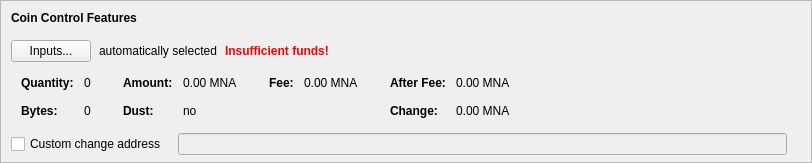
    <widget class="QFrame" name="frameCoinControl">
     <property name="sizePolicy">
      <sizepolicy hsizetype="Expanding" vsizetype="Expanding">
       <horstretch>0</horstretch>
       <verstretch>0</verstretch>
      </sizepolicy>
     </property>
     <property name="maximumSize">
      <size>
       <width>16777215</width>
       <height>16777215</height>
      </size>
     </property>
     <property name="frameShape">
      <enum>QFrame::StyledPanel</enum>
     </property>
     <property name="frameShadow">
      <enum>QFrame::Sunken</enum>
     </property>
     <layout class="QVBoxLayout" name="verticalLayoutCoinControl2">
      <property name="spacing">
       <number>0</number>
      </property>
      <property name="leftMargin">
       <number>0</number>
      </property>
      <property name="topMargin">
       <number>0</number>
      </property>
      <property name="rightMargin">
       <number>0</number>
      </property>
      <property name="bottomMargin">
       <number>6</number>
      </property>
      <item>
       <layout class="QVBoxLayout" name="verticalLayoutCoinControl" stretch="0,0,0,0,1">
        <property name="spacing">
         <number>0</number>
        </property>
        <property name="leftMargin">
         <number>10</number>
        </property>
        <property name="topMargin">
         <number>10</number>
        </property>
        <item>
         <layout class="QHBoxLayout" name="horizontalLayoutCoinControl1">
          <property name="bottomMargin">
           <number>15</number>
          </property>
          <item>
           <widget class="QLabel" name="labelCoinControlFeatures">
            <property name="sizePolicy">
             <sizepolicy hsizetype="Preferred" vsizetype="Maximum">
              <horstretch>0</horstretch>
              <verstretch>0</verstretch>
             </sizepolicy>
            </property>
            <property name="font">
             <font>
              <weight>75</weight>
              <bold>true</bold>
             </font>
            </property>
            <property name="styleSheet">
             <string notr="true">font-weight:bold;</string>
            </property>
            <property name="text">
             <string>Coin Control Features</string>
            </property>
           </widget>
          </item>
         </layout>
        </item>
        <item>
         <layout class="QHBoxLayout" name="horizontalLayoutCoinControl2" stretch="0,0,0,0">
          <property name="spacing">
           <number>8</number>
          </property>
          <property name="bottomMargin">
           <number>10</number>
          </property>
          <item>
           <widget class="QPushButton" name="pushButtonCoinControl">
            <property name="styleSheet">
             <string notr="true"/>
            </property>
            <property name="text">
             <string>Inputs...</string>
            </property>
            <property name="autoDefault">
             <bool>false</bool>
            </property>
           </widget>
          </item>
          <item>
           <widget class="QLabel" name="labelCoinControlAutomaticallySelected">
            <property name="text">
             <string>automatically selected</string>
            </property>
            <property name="margin">
             <number>5</number>
            </property>
           </widget>
          </item>
          <item>
           <widget class="QLabel" name="labelCoinControlInsuffFunds">
            <property name="font">
             <font>
              <weight>75</weight>
              <bold>true</bold>
             </font>
            </property>
            <property name="styleSheet">
             <string notr="true">color:red;font-weight:bold;</string>
            </property>
            <property name="text">
             <string>Insufficient funds!</string>
            </property>
            <property name="margin">
             <number>5</number>
            </property>
           </widget>
          </item>
          <item>
           <spacer name="horizontalSpacerCoinControl">
            <property name="orientation">
             <enum>Qt::Horizontal</enum>
            </property>
            <property name="sizeHint" stdset="0">
             <size>
              <width>40</width>
              <height>1</height>
             </size>
            </property>
           </spacer>
          </item>
         </layout>
        </item>
        <item>
         <widget class="QWidget" name="widgetCoinControl" native="true">
          <property name="sizePolicy">
           <sizepolicy hsizetype="Preferred" vsizetype="Preferred">
            <horstretch>0</horstretch>
            <verstretch>0</verstretch>
           </sizepolicy>
          </property>
          <property name="minimumSize">
           <size>
            <width>0</width>
            <height>0</height>
           </size>
          </property>
          <property name="styleSheet">
           <string notr="true"/>
          </property>
          <layout class="QHBoxLayout" name="horizontalLayoutCoinControl5">
           <property name="leftMargin">
            <number>0</number>
           </property>
           <property name="topMargin">
            <number>0</number>
           </property>
           <property name="rightMargin">
            <number>0</number>
           </property>
           <property name="bottomMargin">
            <number>0</number>
           </property>
           <item>
            <layout class="QHBoxLayout" name="horizontalLayoutCoinControl3" stretch="0,0,0,1">
             <property name="spacing">
              <number>20</number>
             </property>
             <property name="topMargin">
              <number>0</number>
             </property>
             <property name="bottomMargin">
              <number>10</number>
             </property>
             <item>
              <layout class="QFormLayout" name="formLayoutCoinControl1">
               <property name="horizontalSpacing">
                <number>10</number>
               </property>
               <property name="verticalSpacing">
                <number>14</number>
               </property>
               <property name="leftMargin">
                <number>10</number>
               </property>
               <property name="topMargin">
                <number>4</number>
               </property>
               <property name="rightMargin">
                <number>6</number>
               </property>
               <item row="0" column="0">
                <widget class="QLabel" name="labelCoinControlQuantityText">
                 <property name="font">
                  <font>
                   <weight>75</weight>
                   <bold>true</bold>
                  </font>
                 </property>
                 <property name="text">
                  <string>Quantity:</string>
                 </property>
                 <property name="margin">
                  <number>0</number>
                 </property>
                </widget>
               </item>
               <item row="0" column="1">
                <widget class="QLabel" name="labelCoinControlQuantity">
                 <property name="cursor">
                  <cursorShape>IBeamCursor</cursorShape>
                 </property>
                 <property name="contextMenuPolicy">
                  <enum>Qt::ActionsContextMenu</enum>
                 </property>
                 <property name="text">
                  <string notr="true">0</string>
                 </property>
                 <property name="margin">
                  <number>0</number>
                 </property>
                 <property name="textInteractionFlags">
                  <set>Qt::LinksAccessibleByMouse|Qt::TextSelectableByKeyboard|Qt::TextSelectableByMouse</set>
                 </property>
                </widget>
               </item>
               <item row="1" column="0">
                <widget class="QLabel" name="labelCoinControlBytesText">
                 <property name="font">
                  <font>
                   <weight>75</weight>
                   <bold>true</bold>
                  </font>
                 </property>
                 <property name="text">
                  <string>Bytes:</string>
                 </property>
                </widget>
               </item>
               <item row="1" column="1">
                <widget class="QLabel" name="labelCoinControlBytes">
                 <property name="cursor">
                  <cursorShape>IBeamCursor</cursorShape>
                 </property>
                 <property name="contextMenuPolicy">
                  <enum>Qt::ActionsContextMenu</enum>
                 </property>
                 <property name="text">
                  <string notr="true">0</string>
                 </property>
                 <property name="textInteractionFlags">
                  <set>Qt::LinksAccessibleByMouse|Qt::TextSelectableByKeyboard|Qt::TextSelectableByMouse</set>
                 </property>
                </widget>
               </item>
              </layout>
             </item>
             <item>
              <layout class="QFormLayout" name="formLayoutCoinControl2">
               <property name="horizontalSpacing">
                <number>10</number>
               </property>
               <property name="verticalSpacing">
                <number>14</number>
               </property>
               <property name="leftMargin">
                <number>6</number>
               </property>
               <property name="topMargin">
                <number>4</number>
               </property>
               <property name="rightMargin">
                <number>6</number>
               </property>
               <item row="0" column="0">
                <widget class="QLabel" name="labelCoinControlAmountText">
                 <property name="font">
                  <font>
                   <weight>75</weight>
                   <bold>true</bold>
                  </font>
                 </property>
                 <property name="text">
                  <string>Amount:</string>
                 </property>
                 <property name="margin">
                  <number>0</number>
                 </property>
                </widget>
               </item>
               <item row="0" column="1">
                <widget class="QLabel" name="labelCoinControlAmount">
                 <property name="cursor">
                  <cursorShape>IBeamCursor</cursorShape>
                 </property>
                 <property name="contextMenuPolicy">
                  <enum>Qt::ActionsContextMenu</enum>
                 </property>
                 <property name="text">
                  <string notr="true">0.00 MNA</string>
                 </property>
                 <property name="textInteractionFlags">
                  <set>Qt::LinksAccessibleByMouse|Qt::TextSelectableByKeyboard|Qt::TextSelectableByMouse</set>
                 </property>
                </widget>
               </item>
               <item row="1" column="0">
                <widget class="QLabel" name="labelCoinControlLowOutputText">
                 <property name="font">
                  <font>
                   <weight>75</weight>
                   <bold>true</bold>
                  </font>
                 </property>
                 <property name="text">
                  <string>Dust:</string>
                 </property>
                </widget>
               </item>
               <item row="1" column="1">
                <widget class="QLabel" name="labelCoinControlLowOutput">
                 <property name="cursor">
                  <cursorShape>IBeamCursor</cursorShape>
                 </property>
                 <property name="contextMenuPolicy">
                  <enum>Qt::ActionsContextMenu</enum>
                 </property>
                 <property name="text">
                  <string notr="true">no</string>
                 </property>
                 <property name="textInteractionFlags">
                  <set>Qt::LinksAccessibleByMouse|Qt::TextSelectableByKeyboard|Qt::TextSelectableByMouse</set>
                 </property>
                </widget>
               </item>
              </layout>
             </item>
             <item>
              <layout class="QFormLayout" name="formLayoutCoinControl3">
               <property name="horizontalSpacing">
                <number>10</number>
               </property>
               <property name="verticalSpacing">
                <number>14</number>
               </property>
               <property name="leftMargin">
                <number>6</number>
               </property>
               <property name="topMargin">
                <number>4</number>
               </property>
               <property name="rightMargin">
                <number>6</number>
               </property>
               <item row="0" column="0">
                <widget class="QLabel" name="labelCoinControlFeeText">
                 <property name="font">
                  <font>
                   <weight>75</weight>
                   <bold>true</bold>
                  </font>
                 </property>
                 <property name="text">
                  <string>Fee:</string>
                 </property>
                 <property name="margin">
                  <number>0</number>
                 </property>
                </widget>
               </item>
               <item row="0" column="1">
                <widget class="QLabel" name="labelCoinControlFee">
                 <property name="cursor">
                  <cursorShape>IBeamCursor</cursorShape>
                 </property>
                 <property name="contextMenuPolicy">
                  <enum>Qt::ActionsContextMenu</enum>
                 </property>
                 <property name="text">
                  <string notr="true">0.00 MNA</string>
                 </property>
                 <property name="textInteractionFlags">
                  <set>Qt::LinksAccessibleByMouse|Qt::TextSelectableByKeyboard|Qt::TextSelectableByMouse</set>
                 </property>
                </widget>
               </item>
             </layout>
             </item>
             <item>
              <layout class="QFormLayout" name="formLayoutCoinControl4">
               <property name="horizontalSpacing">
                <number>10</number>
               </property>
               <property name="verticalSpacing">
                <number>14</number>
               </property>
               <property name="leftMargin">
                <number>6</number>
               </property>
               <property name="topMargin">
                <number>4</number>
               </property>
               <property name="rightMargin">
                <number>6</number>
               </property>
               <item row="0" column="0">
                <widget class="QLabel" name="labelCoinControlAfterFeeText">
                 <property name="font">
                  <font>
                   <weight>75</weight>
                   <bold>true</bold>
                  </font>
                 </property>
                 <property name="text">
                  <string>After Fee:</string>
                 </property>
                 <property name="margin">
                  <number>0</number>
                 </property>
                </widget>
               </item>
               <item row="0" column="1">
                <widget class="QLabel" name="labelCoinControlAfterFee">
                 <property name="cursor">
                  <cursorShape>IBeamCursor</cursorShape>
                 </property>
                 <property name="contextMenuPolicy">
                  <enum>Qt::ActionsContextMenu</enum>
                 </property>
                 <property name="text">
                  <string notr="true">0.00 MNA</string>
                 </property>
                 <property name="textInteractionFlags">
                  <set>Qt::LinksAccessibleByMouse|Qt::TextSelectableByKeyboard|Qt::TextSelectableByMouse</set>
                 </property>
                </widget>
               </item>
               <item row="1" column="0">
                <widget class="QLabel" name="labelCoinControlChangeText">
                 <property name="font">
                  <font>
                   <weight>75</weight>
                   <bold>true</bold>
                  </font>
                 </property>
                 <property name="text">
                  <string>Change:</string>
                 </property>
                </widget>
               </item>
               <item row="1" column="1">
                <widget class="QLabel" name="labelCoinControlChange">
                 <property name="cursor">
                  <cursorShape>IBeamCursor</cursorShape>
                 </property>
                 <property name="contextMenuPolicy">
                  <enum>Qt::ActionsContextMenu</enum>
                 </property>
                 <property name="text">
                  <string notr="true">0.00 MNA</string>
                 </property>
                 <property name="textInteractionFlags">
                  <set>Qt::LinksAccessibleByMouse|Qt::TextSelectableByKeyboard|Qt::TextSelectableByMouse</set>
                 </property>
                </widget>
               </item>
              </layout>
             </item>
            </layout>
           </item>
          </layout>
         </widget>
        </item>
        <item>
         <layout class="QHBoxLayout" name="horizontalLayoutCoinControl4" stretch="0,0,0">
          <property name="spacing">
           <number>12</number>
          </property>
          <property name="sizeConstraint">
           <enum>QLayout::SetDefaultConstraint</enum>
          </property>
          <property name="topMargin">
           <number>5</number>
          </property>
          <property name="rightMargin">
           <number>5</number>
          </property>
          <item>
           <widget class="QCheckBox" name="checkBoxCoinControlChange">
            <property name="toolTip">
             <string>If this is activated, but the change address is empty or invalid, change will be sent to a newly generated address.</string>
            </property>
            <property name="text">
             <string>Custom change address</string>
            </property>
           </widget>
          </item>
          <item>
           <widget class="QValidatedLineEdit" name="lineEditCoinControlChange">
            <property name="enabled">
             <bool>false</bool>
            </property>
            <property name="sizePolicy">
             <sizepolicy hsizetype="Expanding" vsizetype="Fixed">
              <horstretch>0</horstretch>
              <verstretch>0</verstretch>
             </sizepolicy>
            </property>
           </widget>
          </item>
          <item>
           <widget class="QLabel" name="labelCoinControlChangeLabel">
            <property name="sizePolicy">
             <sizepolicy hsizetype="Preferred" vsizetype="Expanding">
              <horstretch>0</horstretch>
              <verstretch>0</verstretch>
             </sizepolicy>
            </property>
            <property name="minimumSize">
             <size>
              <width>0</width>
              <height>0</height>
             </size>
            </property>
            <property name="text">
             <string/>
            </property>
            <property name="margin">
             <number>3</number>
            </property>
           </widget>
          </item>
         </layout>
        </item>
        <item>
         <spacer name="verticalSpacerCoinControl">
          <property name="orientation">
           <enum>Qt::Vertical</enum>
          </property>
          <property name="sizeHint" stdset="0">
           <size>
            <width>800</width>
            <height>1</height>
           </size>
          </property>
         </spacer>
        </item>
       </layout>
      </item>
     </layout>
    </widget>
